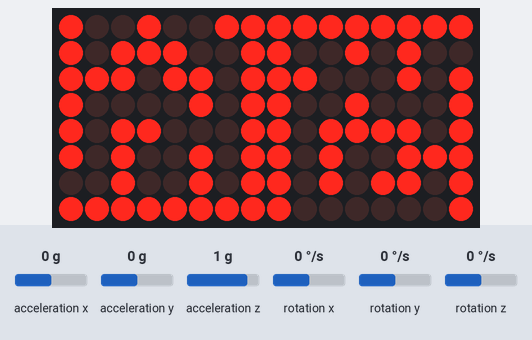
This sketch was run on a simulated Arduino Uno, built with avr-gcc and run on an emulated ATmega328P. On the bench: 16×8 LED matrix. The inputs (shaded band) are chosen by the test bench; at power-on: acceleration y 0 g, acceleration z 1 g, acceleration x 0 g, rotation x 0 °/s, rotation y 0 °/s, rotation z 0 °/s. What the sketch prints to the serial monitor is not drawn.

Above: at 0.81 s.
1.3 s: acceleration y set to 0.2 g
At 1.74 s:
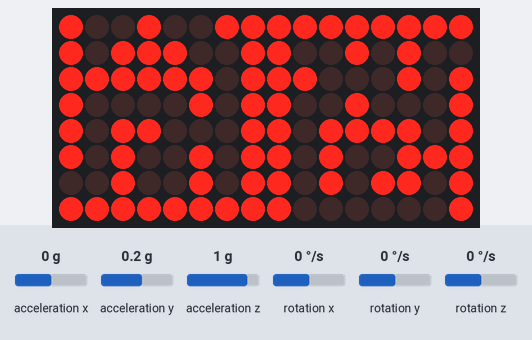
4.3 s: acceleration y set to -1.4 g
At 4.85 s:
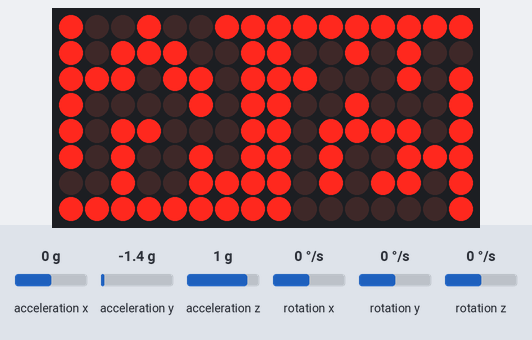
7.3 s: acceleration y set to 0.8 g
At 7.95 s:
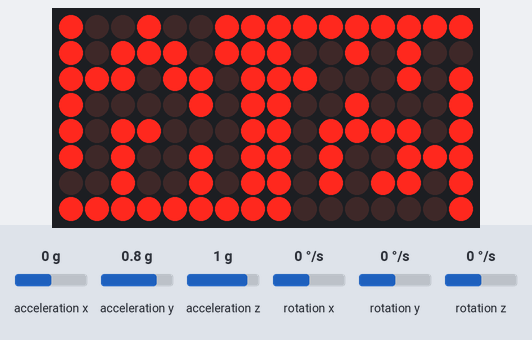
10.3 s: acceleration z set to 0.1 g
12.1 s: acceleration z set to -0.2 g
At 12.3 s:
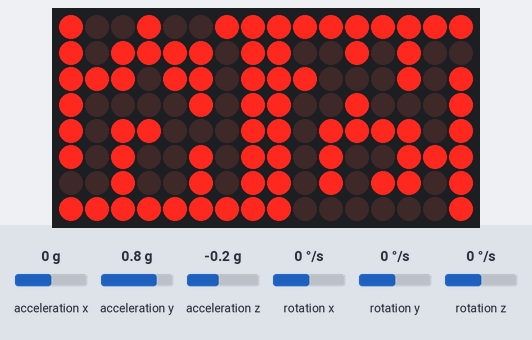
15.1 s: acceleration z set to 0.8 g
At 15.4 s:
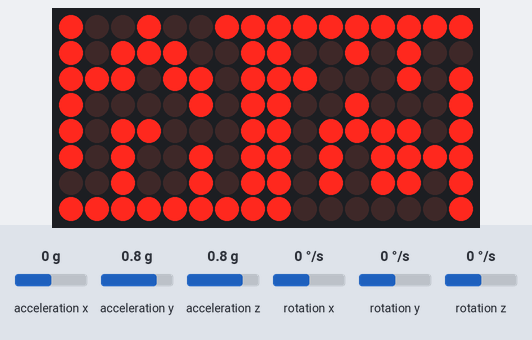
Timing chart, 0 to 18.1 s (numbered marks = the images above; inputs shaded):
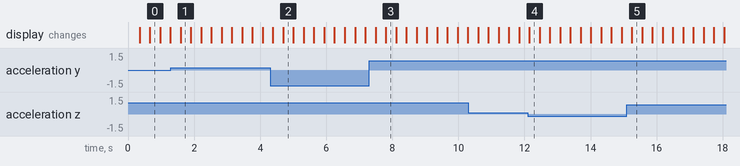

Measured:
- the behaviour switches between 0 and 0.1 g on acceleration y (found by bisection; images 0 and 1)
- the behaviour switches between 0 and -0.1 g on acceleration z (found by bisection; images 3 and 4)
- after the input at 1.3 s, the display: changes after 0.29 s (image 1)
- after the input at 4.3 s, the display: first differs from a run without the input after 0.40 s (image 2)
- after the input at 7.3 s, the display: first differs from a run without the input after 0.50 s (image 3)
- after the input at 12.1 s, the display: changes after 0.05 s (image 4)
- after the input at 15.1 s, the display: changes after 0.15 s (image 5)

The sketch:

gyro_ball.ino
```cpp
// Libraries
#include <LedControl.h>
#include <MPU6050_tockn.h>
#include <Arduino.h>
#include <Wire.h>

// Constants and Macros
#define WALL 1
#define EMPTY 0

// Global Variables: Pins
int PIN_DATAIN = 5;
int PIN_CLK = 6;
int PIN_LOAD = 4;

// Global Variables: Objects
MPU6050 gyro(Wire);
LedControl lc = LedControl(PIN_DATAIN, PIN_CLK, PIN_LOAD, 2);  // Chained matrices

// Global Variables: Acceleration and Position
float accX, accY, accZ;
int currentRow = 14;  // Ball starting position
int currentCol = 0;
float moveSens = 0.1;  // Movement sensitivity

// Maze Matrix
int matrix[16][8] = {

  // Second Matrix
  { WALL, WALL, WALL, WALL, WALL, WALL, WALL, WALL },
  { WALL, EMPTY, EMPTY, WALL, EMPTY, WALL, EMPTY, EMPTY },
  { WALL, WALL, EMPTY, EMPTY, EMPTY, WALL, EMPTY, WALL },
  { WALL, EMPTY, EMPTY, WALL, EMPTY, EMPTY, EMPTY, WALL },
  { WALL, EMPTY, WALL, WALL, WALL, WALL, EMPTY, WALL },
  { WALL, EMPTY, WALL, EMPTY, EMPTY, WALL, WALL, WALL },
  { WALL, EMPTY, WALL, EMPTY, WALL, WALL, EMPTY, WALL },
  { WALL, EMPTY, EMPTY, EMPTY, EMPTY, EMPTY, EMPTY, WALL },
  // First Matrix
  { WALL, EMPTY, EMPTY, WALL, EMPTY, EMPTY, WALL, WALL },
  { WALL, EMPTY, WALL, WALL, WALL, EMPTY, EMPTY, WALL },
  { WALL, WALL, WALL, EMPTY, WALL, WALL, EMPTY, WALL },
  { WALL, EMPTY, EMPTY, EMPTY, EMPTY, WALL, EMPTY, WALL },
  { WALL, EMPTY, WALL, WALL, EMPTY, EMPTY, EMPTY, WALL },
  { WALL, EMPTY, WALL, EMPTY, EMPTY, WALL, EMPTY, WALL },
  { EMPTY, EMPTY, WALL, EMPTY, EMPTY, WALL, EMPTY, WALL },
  { WALL, WALL, WALL, WALL, WALL, WALL, WALL, WALL }

};


// Timers and Intervals
unsigned long previousMillisLED = 0;
unsigned long previousMillisSerial = 0;
unsigned long prevMillisBlink = 0;
const long intervalLED = 50;
const long intervalSerial = 1000;
const long blinkInterval = 1;

// Ball LED Blink State
bool ballLedState = true;

// Function Prototypes
void moveRight(int &row);
void moveLeft(int &row);
void moveUp(int &col);
void moveDown(int &col);
void updateLED();
void printSerial();

// Initialization
void setup() {
  lc.shutdown(0, false);
  lc.shutdown(1, false);
  lc.setIntensity(0, 1);
  lc.setIntensity(1, 1);
  lc.clearDisplay(0);
  lc.clearDisplay(1);

  Serial.begin(9600);
  Wire.begin();

  gyro.begin();
  gyro.update();

  if (gyro.getAccX() == 0 && gyro.getAccY() == 0 && gyro.getAccZ() == 0) {
    Serial.println("MPU6050 Connection failed or device is perfectly still");
  } else {
    Serial.println("MPU6050 Connection successful");
  }
}

// Main Loop
void loop() {


  gyro.update();
  accX = gyro.getAccX();
  accY = gyro.getAccY();
  accZ = gyro.getAccZ();


  updateLED();
}

// Function Definitions
void moveRight(int &row) {
  row--;
}
void moveLeft(int &row) {
  row++;
}
void moveUp(int &col) {
  col--;
}
void moveDown(int &col) {
  col++;
}

void updateLED() {
  unsigned long currentMillis = millis();

  // Update the ball's blink state
  if (currentMillis - prevMillisBlink >= blinkInterval) {
    prevMillisBlink = currentMillis;
    ballLedState = !ballLedState;  // Toggle ball LED state
  }

  // Checks Y axis
  if (accY >= moveSens && currentRow > 0 && matrix[currentRow - 1][currentCol] != WALL) {
    moveRight(currentRow);
  } else if (accY <= -moveSens && currentRow < 15 && matrix[currentRow + 1][currentCol] != WALL) {
    moveLeft(currentRow);
  }

  // Checks Z axis
  if (accZ >= moveSens && currentCol < 7 && matrix[currentRow][currentCol + 1] != WALL) {
    moveDown(currentCol);
  } else if (accZ <= -moveSens && currentCol > 0 && matrix[currentRow][currentCol - 1] != WALL) {
    moveUp(currentCol);
  }


  // LED Update logic
  for (int i = 0; i < 16; i++) {
    for (int j = 0; j < 8; j++) {
      if (i == currentRow && j == currentCol) {
        if (i < 8) {  // If Ball is in second matrix
          lc.setLed(1, i, j, ballLedState);
        } else {  // If Ball is in first matrix
          lc.setLed(0, i - 8, j, ballLedState);
        }
      } else if (matrix[i][j] == WALL) {
        if (i < 8) {  // Wall position on second matrix
          lc.setLed(1, i, j, true);
        } else {  // Wall position on first matrix
          lc.setLed(0, i - 8, j, true);
        }
      } else {
        if (i < 8) {
          lc.setLed(1, i, j, false);  // Empty on second matrix
        } else {
          lc.setLed(0, i - 8, j, false);  // Empty on first matrix
        }
      }
    }
  }
}

void printSerial() {
  // Serial printing logic for debug
  Serial.print("AccX: ");
  Serial.println(accX);
  Serial.print("AccY: ");
  Serial.println(accY);
  Serial.print("AccZ: ");
  Serial.println(accZ);
  Serial.println("---------------");
  Serial.print("Current row: ");
  Serial.println(currentRow);
  Serial.print("Current col: ");
  Serial.println(currentCol);
  Serial.println();
}
```
